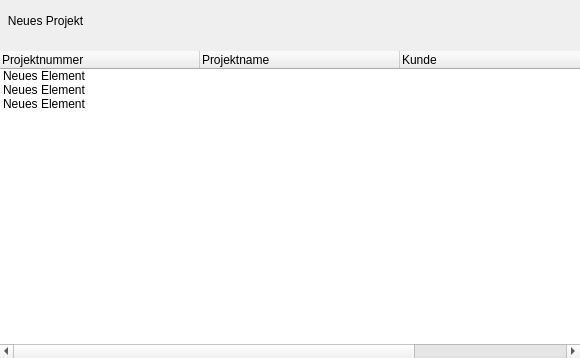
<?xml version="1.0" encoding="UTF-8"?>
<ui version="4.0">
 <class>Form</class>
 <widget class="QWidget" name="Form">
  <property name="geometry">
   <rect>
    <x>0</x>
    <y>0</y>
    <width>580</width>
    <height>358</height>
   </rect>
  </property>
  <property name="windowTitle">
   <string>Form</string>
  </property>
  <layout class="QVBoxLayout" name="verticalLayout">
   <property name="spacing">
    <number>20</number>
   </property>
   <property name="leftMargin">
    <number>0</number>
   </property>
   <property name="topMargin">
    <number>10</number>
   </property>
   <property name="rightMargin">
    <number>0</number>
   </property>
   <property name="bottomMargin">
    <number>0</number>
   </property>
   <item>
    <widget class="QToolButton" name="toolButton">
     <property name="text">
      <string>Neues Projekt</string>
     </property>
     <property name="icon">
      <iconset resource="../../res.qrc">
       <normaloff>:/newPrefix/res/1318968798_add-folder-to-archive.png</normaloff>:/newPrefix/res/1318968798_add-folder-to-archive.png</iconset>
     </property>
     <property name="iconSize">
      <size>
       <width>35</width>
       <height>20</height>
      </size>
     </property>
     <property name="popupMode">
      <enum>QToolButton::DelayedPopup</enum>
     </property>
     <property name="toolButtonStyle">
      <enum>Qt::ToolButtonTextUnderIcon</enum>
     </property>
     <property name="autoRaise">
      <bool>true</bool>
     </property>
    </widget>
   </item>
   <item>
    <widget class="QTreeWidget" name="treeWidget">
     <property name="contextMenuPolicy">
      <enum>Qt::CustomContextMenu</enum>
     </property>
     <property name="frameShape">
      <enum>QFrame::NoFrame</enum>
     </property>
     <property name="iconSize">
      <size>
       <width>50</width>
       <height>50</height>
      </size>
     </property>
     <property name="indentation">
      <number>20</number>
     </property>
     <property name="rootIsDecorated">
      <bool>false</bool>
     </property>
     <property name="uniformRowHeights">
      <bool>true</bool>
     </property>
     <property name="itemsExpandable">
      <bool>false</bool>
     </property>
     <property name="allColumnsShowFocus">
      <bool>false</bool>
     </property>
     <property name="wordWrap">
      <bool>false</bool>
     </property>
     <property name="headerHidden">
      <bool>false</bool>
     </property>
     <attribute name="headerDefaultSectionSize">
      <number>200</number>
     </attribute>
     <attribute name="headerShowSortIndicator" stdset="0">
      <bool>true</bool>
     </attribute>
     <column>
      <property name="text">
       <string>Projektnummer</string>
      </property>
     </column>
     <column>
      <property name="text">
       <string>Projektname</string>
      </property>
     </column>
     <column>
      <property name="text">
       <string>Kunde</string>
      </property>
     </column>
     <column>
      <property name="text">
       <string>Status</string>
      </property>
     </column>
     <item>
      <property name="text">
       <string>Neues Element</string>
      </property>
      <property name="foreground">
       <brush brushstyle="Dense3Pattern">
        <color alpha="255">
         <red>0</red>
         <green>0</green>
         <blue>0</blue>
        </color>
       </brush>
      </property>
     </item>
     <item>
      <property name="text">
       <string>Neues Element</string>
      </property>
     </item>
     <item>
      <property name="text">
       <string>Neues Element</string>
      </property>
     </item>
    </widget>
   </item>
  </layout>
 </widget>
 <resources>
  <include location="../../res.qrc"/>
 </resources>
 <connections/>
</ui>
